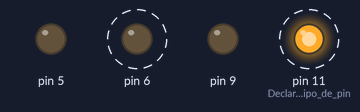
Simulated run of this sketch. Board: Arduino Uno, built with avr-gcc and run on an emulated ATmega328P. On the bench: output pins drawn as LEDs (lit = HIGH). Dashed ring = blinking.

Above: at 0.5 s.
Timing chart, 0 to 4.6 s (numbered marks = the images above):
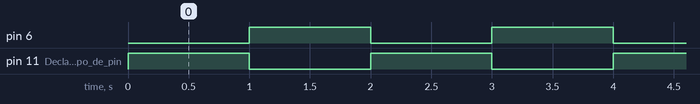

Measured:
- by itself, pin 6, pin 11 (Declaramos_el_tipo_de_pin): alternates HIGH for 1.0 s and LOW for 1.0 s

The sketch:

P2_Enceder_Apagar_LEDS.ino
```cpp
//  Curso Arduino - Asociación de Robótica Aplicada y Ciencias de la Tecnología.
//  Segundo Programa: -Hola Mundo-
//  El objetivo de este programa es declarar pines de salida y enviar señales
//    que encenderán y apagarán LED's.

//  Created by Claudio Ibáñez Garduño on 20/08/15.
//  Copyright (c) 2015 Claudio Ibáñez Garduño. All rights reserved.
//  Proyectos, Cursos, Asesorias: 6643-6200 ó 55-6255-7612
//  robotica.unam@gmail.com

void setup() {
  Serial.begin(9600); //Iniciamos comunicación con Serial.
  pinMode(11,OUTPUT);//Declaramos el tipo de pin (Salida)
  pinMode(9,OUTPUT);
  pinMode(6,OUTPUT);
  pinMode(5,OUTPUT);
}

void loop() {

  digitalWrite(11,HIGH);  //  Mandamos una señal que encenderá el led que esté conectado
  digitalWrite(6,LOW);
  delay(1000);  //Pausa de 1 Segundo.

  digitalWrite (11,LOW);
  digitalWrite(6,HIGH);
  delay(1000);


}
```
